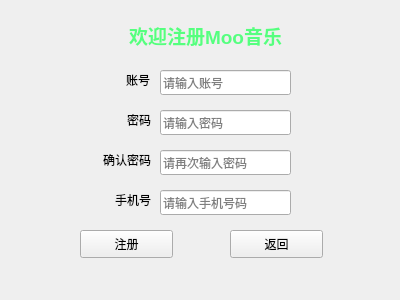
<?xml version="1.0" encoding="UTF-8"?>
<ui version="4.0">
 <class>Dialog</class>
 <widget class="QDialog" name="Dialog">
  <property name="geometry">
   <rect>
    <x>0</x>
    <y>0</y>
    <width>400</width>
    <height>300</height>
   </rect>
  </property>
  <property name="minimumSize">
   <size>
    <width>400</width>
    <height>300</height>
   </size>
  </property>
  <property name="maximumSize">
   <size>
    <width>400</width>
    <height>300</height>
   </size>
  </property>
  <property name="windowTitle">
   <string>Dialog</string>
  </property>
  <widget class="QStackedWidget" name="stackedWidget">
   <property name="geometry">
    <rect>
     <x>0</x>
     <y>0</y>
     <width>400</width>
     <height>300</height>
    </rect>
   </property>
   <property name="minimumSize">
    <size>
     <width>400</width>
     <height>300</height>
    </size>
   </property>
   <property name="maximumSize">
    <size>
     <width>400</width>
     <height>300</height>
    </size>
   </property>
   <property name="currentIndex">
    <number>1</number>
   </property>
   <widget class="QWidget" name="page">
    <widget class="QLabel" name="label_logo">
     <property name="geometry">
      <rect>
       <x>150</x>
       <y>10</y>
       <width>101</width>
       <height>91</height>
      </rect>
     </property>
     <property name="text">
      <string>Moo Music</string>
     </property>
    </widget>
    <widget class="QLabel" name="label_login">
     <property name="geometry">
      <rect>
       <x>110</x>
       <y>110</y>
       <width>20</width>
       <height>20</height>
      </rect>
     </property>
     <property name="text">
      <string>账号</string>
     </property>
     <property name="alignment">
      <set>Qt::AlignRight|Qt::AlignTrailing|Qt::AlignVCenter</set>
     </property>
    </widget>
    <widget class="QLabel" name="label_pwd">
     <property name="geometry">
      <rect>
       <x>110</x>
       <y>150</y>
       <width>20</width>
       <height>20</height>
      </rect>
     </property>
     <property name="text">
      <string>密码</string>
     </property>
     <property name="alignment">
      <set>Qt::AlignRight|Qt::AlignTrailing|Qt::AlignVCenter</set>
     </property>
    </widget>
    <widget class="QLineEdit" name="lineEdit_login_id">
     <property name="geometry">
      <rect>
       <x>141</x>
       <y>110</y>
       <width>141</width>
       <height>25</height>
      </rect>
     </property>
     <property name="alignment">
      <set>Qt::AlignLeading|Qt::AlignLeft|Qt::AlignVCenter</set>
     </property>
     <property name="placeholderText">
      <string>请输入账号</string>
     </property>
    </widget>
    <widget class="QLineEdit" name="lineEdit_login_pwd">
     <property name="geometry">
      <rect>
       <x>141</x>
       <y>150</y>
       <width>141</width>
       <height>25</height>
      </rect>
     </property>
     <property name="text">
      <string/>
     </property>
     <property name="echoMode">
      <enum>QLineEdit::Password</enum>
     </property>
     <property name="placeholderText">
      <string comment="输入密码" extracomment="输入密码">请输入密码</string>
     </property>
    </widget>
    <widget class="QCheckBox" name="checkBox_auto">
     <property name="geometry">
      <rect>
       <x>100</x>
       <y>190</y>
       <width>98</width>
       <height>23</height>
      </rect>
     </property>
     <property name="text">
      <string>自动登录</string>
     </property>
    </widget>
    <widget class="QCheckBox" name="checkBox_remeber">
     <property name="geometry">
      <rect>
       <x>218</x>
       <y>190</y>
       <width>98</width>
       <height>23</height>
      </rect>
     </property>
     <property name="text">
      <string>记住密码</string>
     </property>
    </widget>
    <widget class="QPushButton" name="pushButton_login">
     <property name="geometry">
      <rect>
       <x>111</x>
       <y>216</y>
       <width>179</width>
       <height>51</height>
      </rect>
     </property>
     <property name="font">
      <font>
       <pointsize>15</pointsize>
       <weight>75</weight>
       <bold>true</bold>
      </font>
     </property>
     <property name="text">
      <string>登录</string>
     </property>
    </widget>
    <widget class="QPushButton" name="pushButton_findback">
     <property name="geometry">
      <rect>
       <x>298</x>
       <y>270</y>
       <width>93</width>
       <height>28</height>
      </rect>
     </property>
     <property name="text">
      <string>找回密码</string>
     </property>
    </widget>
    <widget class="QPushButton" name="pushButton_reg">
     <property name="geometry">
      <rect>
       <x>10</x>
       <y>270</y>
       <width>93</width>
       <height>28</height>
      </rect>
     </property>
     <property name="text">
      <string>注册</string>
     </property>
    </widget>
   </widget>
   <widget class="QWidget" name="page_2">
    <widget class="QStackedWidget" name="stackedWidget_2">
     <property name="geometry">
      <rect>
       <x>0</x>
       <y>0</y>
       <width>400</width>
       <height>300</height>
      </rect>
     </property>
     <property name="minimumSize">
      <size>
       <width>400</width>
       <height>300</height>
      </size>
     </property>
     <property name="maximumSize">
      <size>
       <width>400</width>
       <height>300</height>
      </size>
     </property>
     <property name="currentIndex">
      <number>0</number>
     </property>
     <widget class="QWidget" name="page_5">
      <widget class="QLabel" name="label_logo_3">
       <property name="geometry">
        <rect>
         <x>110</x>
         <y>0</y>
         <width>191</width>
         <height>71</height>
        </rect>
       </property>
       <property name="text">
        <string>&lt;html&gt;&lt;head/&gt;&lt;body&gt;&lt;p&gt;&lt;span style=&quot; font-size:14pt; font-weight:700; color:#55ff7f;&quot;&gt;欢迎注册Moo音乐&lt;/span&gt;&lt;/p&gt;&lt;/body&gt;&lt;/html&gt;</string>
       </property>
       <property name="alignment">
        <set>Qt::AlignCenter</set>
       </property>
      </widget>
      <widget class="QLabel" name="label_login_3">
       <property name="geometry">
        <rect>
         <x>109</x>
         <y>70</y>
         <width>41</width>
         <height>20</height>
        </rect>
       </property>
       <property name="text">
        <string>账号</string>
       </property>
       <property name="alignment">
        <set>Qt::AlignRight|Qt::AlignTrailing|Qt::AlignVCenter</set>
       </property>
      </widget>
      <widget class="QLabel" name="label_pwd_3">
       <property name="geometry">
        <rect>
         <x>100</x>
         <y>190</y>
         <width>51</width>
         <height>20</height>
        </rect>
       </property>
       <property name="text">
        <string>手机号</string>
       </property>
       <property name="alignment">
        <set>Qt::AlignRight|Qt::AlignTrailing|Qt::AlignVCenter</set>
       </property>
      </widget>
      <widget class="QLineEdit" name="lineEdit_reg_id">
       <property name="geometry">
        <rect>
         <x>160</x>
         <y>70</y>
         <width>131</width>
         <height>25</height>
        </rect>
       </property>
       <property name="alignment">
        <set>Qt::AlignLeading|Qt::AlignLeft|Qt::AlignVCenter</set>
       </property>
       <property name="placeholderText">
        <string>请输入账号</string>
       </property>
      </widget>
      <widget class="QLineEdit" name="lineEdit_reg_phone">
       <property name="geometry">
        <rect>
         <x>160</x>
         <y>190</y>
         <width>131</width>
         <height>25</height>
        </rect>
       </property>
       <property name="text">
        <string/>
       </property>
       <property name="echoMode">
        <enum>QLineEdit::Normal</enum>
       </property>
       <property name="placeholderText">
        <string comment="输入密码" extracomment="输入密码">请输入手机号码</string>
       </property>
      </widget>
      <widget class="QPushButton" name="pushButton_reg_reg">
       <property name="geometry">
        <rect>
         <x>80</x>
         <y>230</y>
         <width>93</width>
         <height>28</height>
        </rect>
       </property>
       <property name="text">
        <string>注册</string>
       </property>
      </widget>
      <widget class="QLabel" name="label_pwd_4">
       <property name="geometry">
        <rect>
         <x>110</x>
         <y>110</y>
         <width>41</width>
         <height>20</height>
        </rect>
       </property>
       <property name="text">
        <string>密码</string>
       </property>
       <property name="alignment">
        <set>Qt::AlignRight|Qt::AlignTrailing|Qt::AlignVCenter</set>
       </property>
      </widget>
      <widget class="QLineEdit" name="lineEdit_reg_pwd">
       <property name="geometry">
        <rect>
         <x>160</x>
         <y>110</y>
         <width>131</width>
         <height>25</height>
        </rect>
       </property>
       <property name="text">
        <string/>
       </property>
       <property name="echoMode">
        <enum>QLineEdit::Password</enum>
       </property>
       <property name="placeholderText">
        <string comment="输入密码" extracomment="输入密码">请输入密码</string>
       </property>
      </widget>
      <widget class="QPushButton" name="pushButton_reg_back">
       <property name="geometry">
        <rect>
         <x>230</x>
         <y>230</y>
         <width>93</width>
         <height>28</height>
        </rect>
       </property>
       <property name="text">
        <string>返回</string>
       </property>
      </widget>
      <widget class="QLineEdit" name="lineEdit_reg_pwd2">
       <property name="geometry">
        <rect>
         <x>160</x>
         <y>150</y>
         <width>131</width>
         <height>25</height>
        </rect>
       </property>
       <property name="text">
        <string/>
       </property>
       <property name="echoMode">
        <enum>QLineEdit::Password</enum>
       </property>
       <property name="placeholderText">
        <string comment="输入密码" extracomment="输入密码">请再次输入密码</string>
       </property>
      </widget>
      <widget class="QLabel" name="label_pwd_7">
       <property name="geometry">
        <rect>
         <x>80</x>
         <y>150</y>
         <width>71</width>
         <height>20</height>
        </rect>
       </property>
       <property name="text">
        <string>确认密码</string>
       </property>
       <property name="alignment">
        <set>Qt::AlignRight|Qt::AlignTrailing|Qt::AlignVCenter</set>
       </property>
      </widget>
     </widget>
     <widget class="QWidget" name="page_6"/>
    </widget>
   </widget>
   <widget class="QWidget" name="page_7">
    <widget class="QLabel" name="label_login_5">
     <property name="geometry">
      <rect>
       <x>109</x>
       <y>80</y>
       <width>41</width>
       <height>20</height>
      </rect>
     </property>
     <property name="text">
      <string>账号</string>
     </property>
     <property name="alignment">
      <set>Qt::AlignRight|Qt::AlignTrailing|Qt::AlignVCenter</set>
     </property>
    </widget>
    <widget class="QLineEdit" name="lineEdit_find_id">
     <property name="geometry">
      <rect>
       <x>160</x>
       <y>80</y>
       <width>131</width>
       <height>25</height>
      </rect>
     </property>
     <property name="alignment">
      <set>Qt::AlignLeading|Qt::AlignLeft|Qt::AlignVCenter</set>
     </property>
     <property name="placeholderText">
      <string>请输入账号</string>
     </property>
    </widget>
    <widget class="QPushButton" name="pushButton_find_ok">
     <property name="geometry">
      <rect>
       <x>80</x>
       <y>240</y>
       <width>93</width>
       <height>28</height>
      </rect>
     </property>
     <property name="text">
      <string>确认修改</string>
     </property>
    </widget>
    <widget class="QLineEdit" name="lineEdit_find_newpwd">
     <property name="geometry">
      <rect>
       <x>160</x>
       <y>130</y>
       <width>131</width>
       <height>25</height>
      </rect>
     </property>
     <property name="text">
      <string/>
     </property>
     <property name="echoMode">
      <enum>QLineEdit::Password</enum>
     </property>
     <property name="placeholderText">
      <string comment="输入密码" extracomment="输入密码">请输入新密码</string>
     </property>
    </widget>
    <widget class="QLabel" name="label_logo_5">
     <property name="geometry">
      <rect>
       <x>110</x>
       <y>10</y>
       <width>191</width>
       <height>71</height>
      </rect>
     </property>
     <property name="text">
      <string>&lt;html&gt;&lt;head/&gt;&lt;body&gt;&lt;p&gt;&lt;span style=&quot; font-size:14pt; font-weight:700; color:#55ff7f;&quot;&gt;找回密码&lt;/span&gt;&lt;/p&gt;&lt;/body&gt;&lt;/html&gt;</string>
     </property>
     <property name="alignment">
      <set>Qt::AlignCenter</set>
     </property>
    </widget>
    <widget class="QLineEdit" name="lineEdit_find_pwd2">
     <property name="geometry">
      <rect>
       <x>160</x>
       <y>180</y>
       <width>131</width>
       <height>25</height>
      </rect>
     </property>
     <property name="text">
      <string/>
     </property>
     <property name="echoMode">
      <enum>QLineEdit::Password</enum>
     </property>
     <property name="placeholderText">
      <string comment="输入密码" extracomment="输入密码">请再次输入密码</string>
     </property>
    </widget>
    <widget class="QLabel" name="label_pwd_9">
     <property name="geometry">
      <rect>
       <x>90</x>
       <y>130</y>
       <width>61</width>
       <height>20</height>
      </rect>
     </property>
     <property name="text">
      <string>新密码</string>
     </property>
     <property name="alignment">
      <set>Qt::AlignRight|Qt::AlignTrailing|Qt::AlignVCenter</set>
     </property>
    </widget>
    <widget class="QPushButton" name="pushButton_find_back">
     <property name="geometry">
      <rect>
       <x>230</x>
       <y>240</y>
       <width>93</width>
       <height>28</height>
      </rect>
     </property>
     <property name="text">
      <string>返回</string>
     </property>
    </widget>
    <widget class="QLabel" name="label_pwd_10">
     <property name="geometry">
      <rect>
       <x>80</x>
       <y>180</y>
       <width>71</width>
       <height>20</height>
      </rect>
     </property>
     <property name="text">
      <string>确认密码</string>
     </property>
     <property name="alignment">
      <set>Qt::AlignRight|Qt::AlignTrailing|Qt::AlignVCenter</set>
     </property>
    </widget>
   </widget>
  </widget>
 </widget>
 <resources/>
 <connections/>
</ui>
